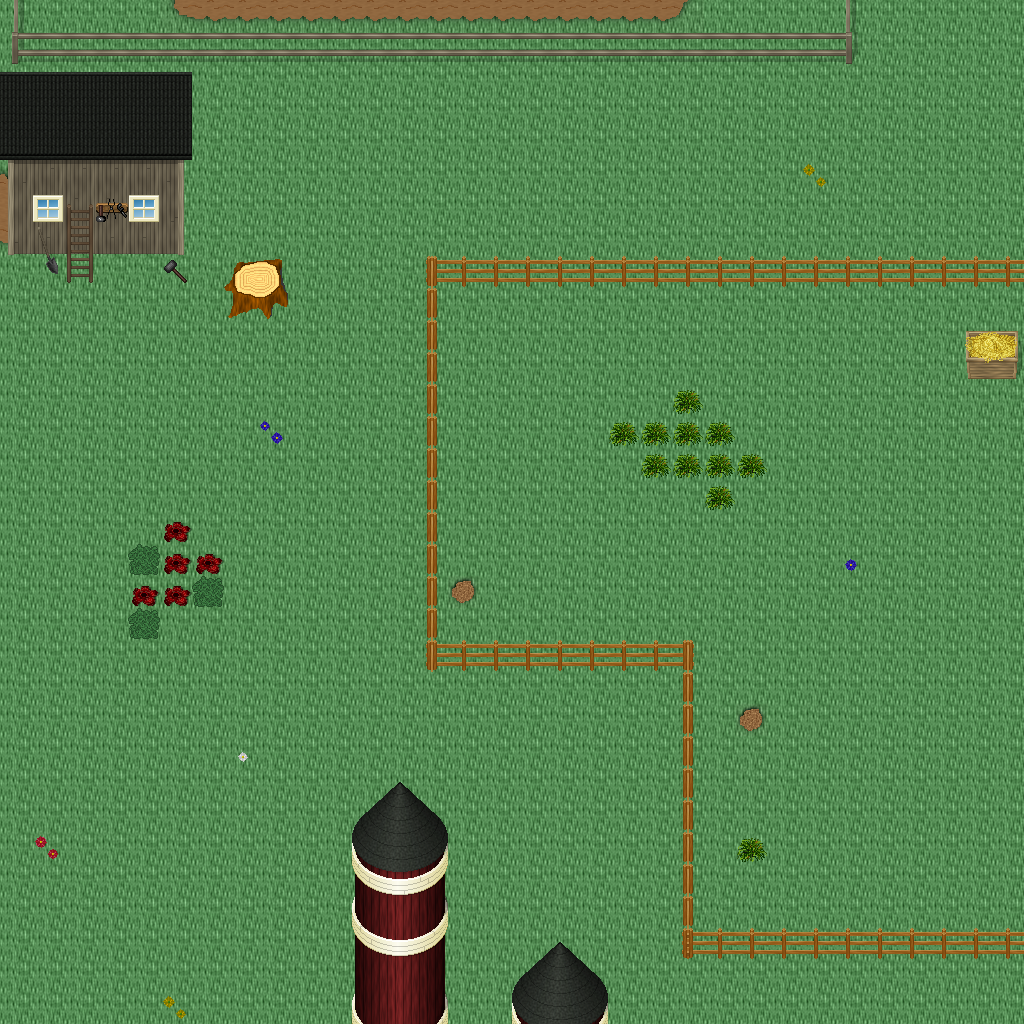

Rendered tile map (Tiled .tmx) drawn with the repository's tilesets; below, a short description and the map source with its tile grids summarised:
An orthogonal 32x32 tile map with 32x32 px tiles, 5 tile layers (Ground, Objects, Objects2, Above, ...), 1 hidden layer not drawn, 49 tilesets.

<map version="1.10" tiledversion="1.11.0" orientation="orthogonal" renderorder="right-down" width="32" height="32" tilewidth="32" tileheight="32" infinite="0" nextlayerid="11" nextobjectid="1">
 <tileset firstgid="1" name="ground_ground" tilewidth="32" tileheight="32" tilecount="33" columns="3">
  <image source="../drawable/ground_ground.png" width="96" height="352" />
 </tileset>
 <tileset firstgid="34" name="building_wall_old_wood" tilewidth="32" tileheight="32" tilecount="9" columns="3">
  <image source="../drawable/building_wall_old_wood.png" width="96" height="96" />
 </tileset>
 <tileset firstgid="43" name="building_fence_fence_wooden" tilewidth="32" tileheight="32" tilecount="12" columns="3">
  <image source="../drawable/building_fence_fence_wooden.png" width="96" height="128" />
 </tileset>
 <tileset firstgid="55" name="building_fence_fence_chunky" tilewidth="32" tileheight="32" tilecount="21" columns="3">
  <image source="../drawable/building_fence_fence_chunky.png" width="96" height="224" />
 </tileset>
 <tileset firstgid="76" name="plant_stump_stump_brown" tilewidth="32" tileheight="32" tilecount="4" columns="2">
  <image source="../drawable/plant_stump_stump_brown.png" width="64" height="64" />
 </tileset>
 <tileset firstgid="80" name="ground_earth_edges" tilewidth="32" tileheight="32" tilecount="18" columns="6">
  <image source="../drawable/ground_earth_edges.png" width="192" height="96" />
 </tileset>
 <tileset firstgid="98" name="ground_grass_corners" tilewidth="32" tileheight="32" tilecount="24" columns="6">
  <image source="../drawable/ground_grass_corners.png" width="192" height="128" />
 </tileset>
 <tileset firstgid="122" name="ground_grass_edges" tilewidth="32" tileheight="32" tilecount="36" columns="12">
  <image source="../drawable/ground_grass_edges.png" width="384" height="96" />
 </tileset>
 <tileset firstgid="158" name="plant_tree_apple_tree" tilewidth="32" tileheight="32" tilecount="9" columns="3">
  <image source="../drawable/plant_tree_apple_tree.png" width="96" height="96" />
 </tileset>
 <tileset firstgid="167" name="plant_tree_chestnut_tree" tilewidth="32" tileheight="32" tilecount="20" columns="4">
  <image source="../drawable/plant_tree_chestnut_tree.png" width="128" height="160" />
 </tileset>
 <tileset firstgid="187" name="plant_tree_crack_willow" tilewidth="32" tileheight="32" tilecount="20" columns="4">
  <image source="../drawable/plant_tree_crack_willow.png" width="128" height="160" />
 </tileset>
 <tileset firstgid="207" name="furniture_chair_bench_iron" tilewidth="32" tileheight="32" tilecount="4" columns="2">
  <image source="../drawable/furniture_chair_bench_iron.png" width="64" height="64" />
 </tileset>
 <tileset firstgid="211" name="furniture_chair_bench_iron_reverse" tilewidth="32" tileheight="32" tilecount="4" columns="2">
  <image source="../drawable/furniture_chair_bench_iron_reverse.png" width="64" height="64" />
 </tileset>
 <tileset firstgid="215" name="object_hay_cart" tilewidth="32" tileheight="32" tilecount="1" columns="1">
  <image source="../drawable/object_hay_cart.png" width="32" height="32" />
 </tileset>
 <tileset firstgid="216" name="building_wall_walls_siding" tilewidth="32" tileheight="32" tilecount="16" columns="4">
  <image source="../drawable/building_wall_walls_siding.png" width="128" height="128" />
 </tileset>
 <tileset firstgid="232" name="building_roof_brown" tilewidth="32" tileheight="32" tilecount="20" columns="5">
  <image source="../drawable/building_roof_brown.png" width="160" height="128" />
 </tileset>
 <tileset firstgid="252" name="building_door_door" tilewidth="32" tileheight="32" tilecount="6" columns="3">
  <image source="../drawable/building_door_door.png" width="96" height="64" />
 </tileset>
 <tileset firstgid="258" name="item_tools" tilewidth="32" tileheight="32" tilecount="9" columns="3">
  <image source="../drawable/item_tools.png" width="96" height="96" />
 </tileset>
 <tileset firstgid="267" name="ground_cobbled_paving" tilewidth="32" tileheight="32" tilecount="1" columns="1">
  <image source="../drawable/ground_cobbled_paving.png" width="32" height="32" />
 </tileset>
 <tileset firstgid="268" name="item_bazaar_produce" tilewidth="32" tileheight="32" tilecount="4" columns="2">
  <image source="../drawable/item_bazaar_produce.png" width="64" height="64" />
 </tileset>
 <tileset firstgid="272" name="item_sacks" tilewidth="32" tileheight="32" tilecount="2" columns="2">
  <image source="../drawable/item_sacks.png" width="64" height="32" />
 </tileset>
 <tileset firstgid="274" name="building_barnyard" tilewidth="32" tileheight="32" tilecount="200" columns="8">
  <image source="../drawable/building_barnyard.png" width="256" height="800" />
 </tileset>
 <tileset firstgid="474" name="plant_flower_planted_containers" tilewidth="32" tileheight="32" tilecount="16" columns="4">
  <image source="../drawable/plant_flower_planted_containers.png" width="128" height="128" />
 </tileset>
 <tileset firstgid="490" name="furniture_chair_wooden_rustic" tilewidth="32" tileheight="32" tilecount="8" columns="4">
  <image source="../drawable/furniture_chair_wooden_rustic.png" width="128" height="64" />
 </tileset>
 <tileset firstgid="498" name="furniture_table_brick_base" tilewidth="32" tileheight="32" tilecount="3" columns="3">
  <image source="../drawable/furniture_table_brick_base.png" width="96" height="32" />
 </tileset>
 <tileset firstgid="501" name="building_stairs_wooden_stairs" tilewidth="32" tileheight="32" tilecount="9" columns="3">
  <image source="../drawable/building_stairs_wooden_stairs.png" width="96" height="96" />
 </tileset>
 <tileset firstgid="510" name="plant_tree_maple_tree" tilewidth="32" tileheight="32" tilecount="72" columns="8">
  <image source="../drawable/plant_tree_maple_tree.png" width="256" height="288" />
 </tileset>
 <tileset firstgid="582" name="building_decoration_chimney_big" tilewidth="32" tileheight="32" tilecount="2" columns="1">
  <image source="../drawable/building_decoration_chimney_big.png" width="32" height="64" />
 </tileset>
 <tileset firstgid="584" name="logic_item_corn" tilewidth="32" tileheight="32" tilecount="5" columns="5">
  <image source="../drawable/logic_item_corn.png" width="160" height="32" />
 </tileset>
 <tileset firstgid="589" name="logic_collision" tilewidth="32" tileheight="32" tilecount="1" columns="1">
  <image source="../drawable/logic_collision.png" width="32" height="32" />
 </tileset>
 <tileset firstgid="590" name="plant_bush_bushes" tilewidth="32" tileheight="32" tilecount="10" columns="5">
  <image source="../drawable/plant_bush_bushes.png" width="160" height="64" />
 </tileset>
 <tileset firstgid="600" name="logic_item_vegetable" tilewidth="32" tileheight="32" tilecount="16" columns="8">
  <image source="../drawable/logic_item_vegetable.png" width="256" height="64" />
 </tileset>
 <tileset firstgid="616" name="plant_flower_daisy_blue" tilewidth="32" tileheight="32" tilecount="8" columns="2">
  <image source="../drawable/plant_flower_daisy_blue.png" width="64" height="128" />
 </tileset>
 <tileset firstgid="624" name="plant_flower_daisy_red" tilewidth="32" tileheight="32" tilecount="8" columns="2">
  <image source="../drawable/plant_flower_daisy_red.png" width="64" height="128" />
 </tileset>
 <tileset firstgid="632" name="plant_flower_daisy_white" tilewidth="32" tileheight="32" tilecount="8" columns="2">
  <image source="../drawable/plant_flower_daisy_white.png" width="64" height="128" />
 </tileset>
 <tileset firstgid="640" name="plant_flower_daisy_yellow" tilewidth="32" tileheight="32" tilecount="8" columns="2">
  <image source="../drawable/plant_flower_daisy_yellow.png" width="64" height="128" />
 </tileset>
 <tileset firstgid="648" name="plant_tree_tree_darkgreen" tilewidth="32" tileheight="32" tilecount="88" columns="8">
  <image source="../drawable/plant_tree_tree_darkgreen.png" width="256" height="352" />
 </tileset>
 <tileset firstgid="736" name="logic_creature_animal" tilewidth="32" tileheight="32" tilecount="32" columns="8">
  <image source="../drawable/logic_creature_animal.png" width="256" height="128" />
 </tileset>
 <tileset firstgid="768" name="logic_creature_rodent" tilewidth="32" tileheight="32" tilecount="8" columns="8">
  <image source="../drawable/logic_creature_rodent.png" width="256" height="32" />
 </tileset>
 <tileset firstgid="776" name="logic_creature_farm_animal" tilewidth="32" tileheight="32" tilecount="16" columns="8">
  <image source="../drawable/logic_creature_farm_animal.png" width="256" height="64" />
 </tileset>
 <tileset firstgid="792" name="ground_green_paving" tilewidth="32" tileheight="32" tilecount="18" columns="3">
  <image source="../drawable/ground_green_paving.png" width="96" height="192" />
 </tileset>
 <tileset firstgid="810" name="logic_protection" tilewidth="32" tileheight="32" tilecount="2" columns="2">
  <image source="../drawable/logic_protection.png" width="64" height="32" />
 </tileset>
 <tileset firstgid="812" name="item_hen_nest" tilewidth="32" tileheight="32" tilecount="1" columns="1">
  <image source="../drawable/item_hen_nest.png" width="32" height="32" />
 </tileset>
 <tileset firstgid="813" name="logic_item_dairy" tilewidth="32" tileheight="32" tilecount="1" columns="1">
  <image source="../drawable/logic_item_dairy.png" width="32" height="32" />
 </tileset>
 <tileset firstgid="814" name="light_door_light_ew" tilewidth="32" tileheight="32" tilecount="18" columns="6">
  <image source="../drawable/light_door_light_ew.png" width="192" height="96" />
 </tileset>
 <tileset firstgid="832" name="light_door_light" tilewidth="32" tileheight="32" tilecount="12" columns="3">
  <image source="../drawable/light_door_light.png" width="96" height="128" />
 </tileset>
 <tileset firstgid="844" name="item_firewood" tilewidth="32" tileheight="32" tilecount="12" columns="3">
  <image source="../drawable/item_firewood.png" width="96" height="128" />
 </tileset>
 <tileset firstgid="856" name="furniture_sink_manger" tilewidth="32" tileheight="32" tilecount="18" columns="6">
  <image source="../drawable/furniture_sink_manger.png" width="192" height="96" />
 </tileset>
 <tileset firstgid="874" name="logic_creature_fowl" tilewidth="32" tileheight="32" tilecount="6" columns="6">
  <image source="../drawable/logic_creature_fowl.png" width="192" height="32" />
 </tileset>
 <layer id="1" name="Ground" width="32" height="32">
  <data>[1024 cells, 1024 non-empty, 2 distinct tile ids]</data>
 </layer>
 <layer id="2" name="Objects" width="32" height="32">
  <data>[1024 cells, 156 non-empty, 35 distinct tile ids]</data>
 </layer>
 <layer id="3" name="Objects2" width="32" height="32">
  <data>[1024 cells, 14 non-empty, 11 distinct tile ids]</data>
 </layer>
 <layer id="4" name="Above" width="32" height="32">
  <data>[1024 cells, 53 non-empty, 35 distinct tile ids]</data>
 </layer>
 <layer id="5" name="Above2" width="32" height="32">
  <data>[1024 cells, 0 non-empty, 0 distinct tile ids]</data>
 </layer>
 <layer id="6" name="Walkable" width="32" height="32" visible="0">
  <data>[1024 cells, 134 non-empty, 1 distinct tile ids]</data>
 </layer>
 <objectgroup id="7" name="Mapevents" />
 <objectgroup id="8" name="Spawn" />
 <objectgroup id="9" name="Keys" />
 <objectgroup id="10" name="Replace" />
</map>
